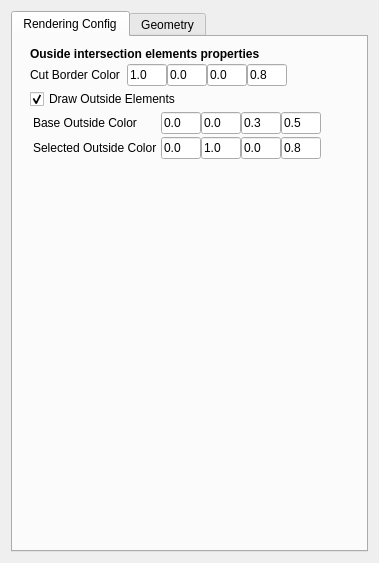
<?xml version="1.0" encoding="UTF-8"?>
<ui version="4.0">
 <class>ConvexGeometryIntersectionRendererConfig</class>
 <widget class="QWidget" name="ConvexGeometryIntersectionRendererConfig">
  <property name="geometry">
   <rect>
    <x>0</x>
    <y>0</y>
    <width>379</width>
    <height>563</height>
   </rect>
  </property>
  <property name="windowTitle">
   <string>Form</string>
  </property>
  <layout class="QVBoxLayout" name="verticalLayout">
   <item>
    <widget class="QTabWidget" name="tabWidget">
     <property name="sizePolicy">
      <sizepolicy hsizetype="Minimum" vsizetype="Minimum">
       <horstretch>0</horstretch>
       <verstretch>0</verstretch>
      </sizepolicy>
     </property>
     <property name="currentIndex">
      <number>0</number>
     </property>
     <widget class="QWidget" name="tab">
      <attribute name="title">
       <string>Rendering Config</string>
      </attribute>
      <layout class="QVBoxLayout" name="verticalLayout_5">
       <item>
        <widget class="QWidget" name="widget_8" native="true">
         <property name="sizePolicy">
          <sizepolicy hsizetype="Preferred" vsizetype="Maximum">
           <horstretch>0</horstretch>
           <verstretch>0</verstretch>
          </sizepolicy>
         </property>
         <layout class="QVBoxLayout" name="verticalLayout_7">
          <property name="spacing">
           <number>3</number>
          </property>
          <property name="leftMargin">
           <number>8</number>
          </property>
          <property name="topMargin">
           <number>1</number>
          </property>
          <property name="rightMargin">
           <number>0</number>
          </property>
          <property name="bottomMargin">
           <number>0</number>
          </property>
          <item>
           <widget class="QLabel" name="label_4">
            <property name="font">
             <font>
              <weight>75</weight>
              <bold>true</bold>
             </font>
            </property>
            <property name="text">
             <string>Ouside intersection elements properties</string>
            </property>
           </widget>
          </item>
          <item>
           <widget class="QWidget" name="widget_3" native="true">
            <property name="sizePolicy">
             <sizepolicy hsizetype="Maximum" vsizetype="Maximum">
              <horstretch>0</horstretch>
              <verstretch>0</verstretch>
             </sizepolicy>
            </property>
            <property name="autoFillBackground">
             <bool>false</bool>
            </property>
            <layout class="QHBoxLayout" name="horizontalLayout_2">
             <property name="spacing">
              <number>7</number>
             </property>
             <property name="margin">
              <number>0</number>
             </property>
             <item>
              <widget class="QLabel" name="label_7">
               <property name="sizePolicy">
                <sizepolicy hsizetype="Fixed" vsizetype="Preferred">
                 <horstretch>0</horstretch>
                 <verstretch>0</verstretch>
                </sizepolicy>
               </property>
               <property name="minimumSize">
                <size>
                 <width>0</width>
                 <height>0</height>
                </size>
               </property>
               <property name="maximumSize">
                <size>
                 <width>16777215</width>
                 <height>16777215</height>
                </size>
               </property>
               <property name="text">
                <string>Cut Border Color</string>
               </property>
              </widget>
             </item>
             <item>
              <widget class="QWidget" name="widget_11" native="true">
               <property name="sizePolicy">
                <sizepolicy hsizetype="Maximum" vsizetype="Maximum">
                 <horstretch>0</horstretch>
                 <verstretch>0</verstretch>
                </sizepolicy>
               </property>
               <layout class="QHBoxLayout" name="horizontalLayout_9">
                <property name="spacing">
                 <number>0</number>
                </property>
                <property name="margin">
                 <number>0</number>
                </property>
                <item>
                 <widget class="QLineEdit" name="lineEdit_cbc_r">
                  <property name="sizePolicy">
                   <sizepolicy hsizetype="Fixed" vsizetype="Fixed">
                    <horstretch>0</horstretch>
                    <verstretch>0</verstretch>
                   </sizepolicy>
                  </property>
                  <property name="maximumSize">
                   <size>
                    <width>40</width>
                    <height>16777215</height>
                   </size>
                  </property>
                  <property name="text">
                   <string>1.0</string>
                  </property>
                 </widget>
                </item>
                <item>
                 <widget class="QLineEdit" name="lineEdit_cbc_g">
                  <property name="sizePolicy">
                   <sizepolicy hsizetype="Fixed" vsizetype="Fixed">
                    <horstretch>0</horstretch>
                    <verstretch>0</verstretch>
                   </sizepolicy>
                  </property>
                  <property name="maximumSize">
                   <size>
                    <width>40</width>
                    <height>16777215</height>
                   </size>
                  </property>
                  <property name="text">
                   <string>0.0</string>
                  </property>
                 </widget>
                </item>
                <item>
                 <widget class="QLineEdit" name="lineEdit_cbc_b">
                  <property name="sizePolicy">
                   <sizepolicy hsizetype="Fixed" vsizetype="Fixed">
                    <horstretch>0</horstretch>
                    <verstretch>0</verstretch>
                   </sizepolicy>
                  </property>
                  <property name="maximumSize">
                   <size>
                    <width>40</width>
                    <height>16777215</height>
                   </size>
                  </property>
                  <property name="text">
                   <string>0.0</string>
                  </property>
                 </widget>
                </item>
                <item>
                 <widget class="QLineEdit" name="lineEdit_cbc_a">
                  <property name="sizePolicy">
                   <sizepolicy hsizetype="Fixed" vsizetype="Fixed">
                    <horstretch>0</horstretch>
                    <verstretch>0</verstretch>
                   </sizepolicy>
                  </property>
                  <property name="maximumSize">
                   <size>
                    <width>40</width>
                    <height>16777215</height>
                   </size>
                  </property>
                  <property name="text">
                   <string>0.8</string>
                  </property>
                 </widget>
                </item>
               </layout>
              </widget>
             </item>
            </layout>
           </widget>
          </item>
          <item>
           <widget class="QCheckBox" name="checkBox_drawOutsideElements">
            <property name="text">
             <string>Draw Outside Elements</string>
            </property>
            <property name="checked">
             <bool>true</bool>
            </property>
           </widget>
          </item>
          <item>
           <widget class="QWidget" name="widget_outside_ele_colo" native="true">
            <property name="enabled">
             <bool>true</bool>
            </property>
            <property name="sizePolicy">
             <sizepolicy hsizetype="Preferred" vsizetype="Maximum">
              <horstretch>0</horstretch>
              <verstretch>0</verstretch>
             </sizepolicy>
            </property>
            <layout class="QFormLayout" name="formLayout">
             <property name="horizontalSpacing">
              <number>4</number>
             </property>
             <property name="verticalSpacing">
              <number>3</number>
             </property>
             <property name="leftMargin">
              <number>3</number>
             </property>
             <property name="topMargin">
              <number>0</number>
             </property>
             <property name="rightMargin">
              <number>0</number>
             </property>
             <property name="bottomMargin">
              <number>0</number>
             </property>
             <item row="0" column="0">
              <widget class="QLabel" name="label_2">
               <property name="text">
                <string>Base Outside Color</string>
               </property>
              </widget>
             </item>
             <item row="0" column="1">
              <widget class="QWidget" name="widget_outside_color" native="true">
               <property name="enabled">
                <bool>true</bool>
               </property>
               <property name="sizePolicy">
                <sizepolicy hsizetype="Maximum" vsizetype="Maximum">
                 <horstretch>0</horstretch>
                 <verstretch>0</verstretch>
                </sizepolicy>
               </property>
               <layout class="QHBoxLayout" name="horizontalLayout_8">
                <property name="spacing">
                 <number>0</number>
                </property>
                <property name="margin">
                 <number>0</number>
                </property>
                <item>
                 <widget class="QLineEdit" name="lineEdit_outc_r">
                  <property name="sizePolicy">
                   <sizepolicy hsizetype="Fixed" vsizetype="Fixed">
                    <horstretch>0</horstretch>
                    <verstretch>0</verstretch>
                   </sizepolicy>
                  </property>
                  <property name="maximumSize">
                   <size>
                    <width>40</width>
                    <height>16777215</height>
                   </size>
                  </property>
                  <property name="text">
                   <string>0.0</string>
                  </property>
                 </widget>
                </item>
                <item>
                 <widget class="QLineEdit" name="lineEdit_outc_g">
                  <property name="sizePolicy">
                   <sizepolicy hsizetype="Fixed" vsizetype="Fixed">
                    <horstretch>0</horstretch>
                    <verstretch>0</verstretch>
                   </sizepolicy>
                  </property>
                  <property name="maximumSize">
                   <size>
                    <width>40</width>
                    <height>16777215</height>
                   </size>
                  </property>
                  <property name="text">
                   <string>0.0</string>
                  </property>
                 </widget>
                </item>
                <item>
                 <widget class="QLineEdit" name="lineEdit_outc_b">
                  <property name="sizePolicy">
                   <sizepolicy hsizetype="Fixed" vsizetype="Fixed">
                    <horstretch>0</horstretch>
                    <verstretch>0</verstretch>
                   </sizepolicy>
                  </property>
                  <property name="maximumSize">
                   <size>
                    <width>40</width>
                    <height>16777215</height>
                   </size>
                  </property>
                  <property name="text">
                   <string>0.3</string>
                  </property>
                 </widget>
                </item>
                <item>
                 <widget class="QLineEdit" name="lineEdit_outc_a">
                  <property name="sizePolicy">
                   <sizepolicy hsizetype="Fixed" vsizetype="Fixed">
                    <horstretch>0</horstretch>
                    <verstretch>0</verstretch>
                   </sizepolicy>
                  </property>
                  <property name="maximumSize">
                   <size>
                    <width>40</width>
                    <height>16777215</height>
                   </size>
                  </property>
                  <property name="text">
                   <string>0.5</string>
                  </property>
                 </widget>
                </item>
               </layout>
              </widget>
             </item>
             <item row="1" column="0">
              <widget class="QLabel" name="label_3">
               <property name="text">
                <string>Selected Outside Color</string>
               </property>
              </widget>
             </item>
             <item row="1" column="1">
              <widget class="QWidget" name="widget_12" native="true">
               <property name="sizePolicy">
                <sizepolicy hsizetype="Maximum" vsizetype="Maximum">
                 <horstretch>0</horstretch>
                 <verstretch>0</verstretch>
                </sizepolicy>
               </property>
               <layout class="QHBoxLayout" name="horizontalLayout_10">
                <property name="spacing">
                 <number>0</number>
                </property>
                <property name="margin">
                 <number>0</number>
                </property>
                <item>
                 <widget class="QLineEdit" name="lineEdit_outs_r">
                  <property name="sizePolicy">
                   <sizepolicy hsizetype="Fixed" vsizetype="Fixed">
                    <horstretch>0</horstretch>
                    <verstretch>0</verstretch>
                   </sizepolicy>
                  </property>
                  <property name="maximumSize">
                   <size>
                    <width>40</width>
                    <height>16777215</height>
                   </size>
                  </property>
                  <property name="text">
                   <string>0.0</string>
                  </property>
                 </widget>
                </item>
                <item>
                 <widget class="QLineEdit" name="lineEdit_outs_g">
                  <property name="sizePolicy">
                   <sizepolicy hsizetype="Fixed" vsizetype="Fixed">
                    <horstretch>0</horstretch>
                    <verstretch>0</verstretch>
                   </sizepolicy>
                  </property>
                  <property name="maximumSize">
                   <size>
                    <width>40</width>
                    <height>16777215</height>
                   </size>
                  </property>
                  <property name="text">
                   <string>1.0</string>
                  </property>
                 </widget>
                </item>
                <item>
                 <widget class="QLineEdit" name="lineEdit_outs_b">
                  <property name="sizePolicy">
                   <sizepolicy hsizetype="Fixed" vsizetype="Fixed">
                    <horstretch>0</horstretch>
                    <verstretch>0</verstretch>
                   </sizepolicy>
                  </property>
                  <property name="maximumSize">
                   <size>
                    <width>40</width>
                    <height>16777215</height>
                   </size>
                  </property>
                  <property name="text">
                   <string>0.0</string>
                  </property>
                 </widget>
                </item>
                <item>
                 <widget class="QLineEdit" name="lineEdit_outs_a">
                  <property name="sizePolicy">
                   <sizepolicy hsizetype="Fixed" vsizetype="Fixed">
                    <horstretch>0</horstretch>
                    <verstretch>0</verstretch>
                   </sizepolicy>
                  </property>
                  <property name="maximumSize">
                   <size>
                    <width>40</width>
                    <height>16777215</height>
                   </size>
                  </property>
                  <property name="text">
                   <string>0.8</string>
                  </property>
                 </widget>
                </item>
               </layout>
              </widget>
             </item>
            </layout>
           </widget>
          </item>
         </layout>
        </widget>
       </item>
       <item>
        <widget class="QWidget" name="widget_mm_wid" native="true">
         <layout class="QVBoxLayout" name="verticalLayout_2">
          <property name="spacing">
           <number>0</number>
          </property>
          <property name="margin">
           <number>0</number>
          </property>
         </layout>
        </widget>
       </item>
       <item>
        <widget class="QWidget" name="widget_9" native="true">
         <layout class="QVBoxLayout" name="verticalLayout_8"/>
        </widget>
       </item>
      </layout>
     </widget>
     <widget class="QWidget" name="tab_2">
      <attribute name="title">
       <string>Geometry</string>
      </attribute>
      <layout class="QVBoxLayout" name="verticalLayout_4">
       <item>
        <widget class="QWidget" name="widget_5" native="true">
         <layout class="QGridLayout" name="gridLayout">
          <property name="leftMargin">
           <number>9</number>
          </property>
          <property name="topMargin">
           <number>4</number>
          </property>
          <property name="rightMargin">
           <number>0</number>
          </property>
          <property name="bottomMargin">
           <number>4</number>
          </property>
          <property name="horizontalSpacing">
           <number>3</number>
          </property>
          <property name="verticalSpacing">
           <number>2</number>
          </property>
          <item row="3" column="0">
           <widget class="QCheckBox" name="checkBox_invert">
            <property name="text">
             <string>Invert</string>
            </property>
           </widget>
          </item>
          <item row="4" column="0">
           <widget class="QCheckBox" name="checkBox_move_with_model">
            <property name="text">
             <string>Follow Model</string>
            </property>
            <property name="checked">
             <bool>true</bool>
            </property>
           </widget>
          </item>
          <item row="1" column="0">
           <widget class="QLabel" name="label_6">
            <property name="sizePolicy">
             <sizepolicy hsizetype="Fixed" vsizetype="Preferred">
              <horstretch>0</horstretch>
              <verstretch>0</verstretch>
             </sizepolicy>
            </property>
            <property name="minimumSize">
             <size>
              <width>0</width>
              <height>0</height>
             </size>
            </property>
            <property name="maximumSize">
             <size>
              <width>16777215</width>
              <height>16777215</height>
             </size>
            </property>
            <property name="text">
             <string>Convex Geometry Color</string>
            </property>
           </widget>
          </item>
          <item row="1" column="1">
           <widget class="QFrame" name="frame_2">
            <property name="sizePolicy">
             <sizepolicy hsizetype="Fixed" vsizetype="Fixed">
              <horstretch>0</horstretch>
              <verstretch>0</verstretch>
             </sizepolicy>
            </property>
            <property name="frameShape">
             <enum>QFrame::NoFrame</enum>
            </property>
            <property name="frameShadow">
             <enum>QFrame::Raised</enum>
            </property>
            <layout class="QHBoxLayout" name="horizontalLayout_5">
             <property name="spacing">
              <number>0</number>
             </property>
             <property name="margin">
              <number>0</number>
             </property>
             <item>
              <widget class="QLineEdit" name="lineEdit_cg_r">
               <property name="sizePolicy">
                <sizepolicy hsizetype="Fixed" vsizetype="Fixed">
                 <horstretch>0</horstretch>
                 <verstretch>0</verstretch>
                </sizepolicy>
               </property>
               <property name="maximumSize">
                <size>
                 <width>40</width>
                 <height>16777215</height>
                </size>
               </property>
               <property name="text">
                <string>0.0</string>
               </property>
              </widget>
             </item>
             <item>
              <widget class="QLineEdit" name="lineEdit_cg_g">
               <property name="sizePolicy">
                <sizepolicy hsizetype="Fixed" vsizetype="Fixed">
                 <horstretch>0</horstretch>
                 <verstretch>0</verstretch>
                </sizepolicy>
               </property>
               <property name="maximumSize">
                <size>
                 <width>40</width>
                 <height>16777215</height>
                </size>
               </property>
               <property name="text">
                <string>1.0</string>
               </property>
              </widget>
             </item>
             <item>
              <widget class="QLineEdit" name="lineEdit_cg_b">
               <property name="sizePolicy">
                <sizepolicy hsizetype="Fixed" vsizetype="Fixed">
                 <horstretch>0</horstretch>
                 <verstretch>0</verstretch>
                </sizepolicy>
               </property>
               <property name="maximumSize">
                <size>
                 <width>40</width>
                 <height>16777215</height>
                </size>
               </property>
               <property name="text">
                <string>0.0</string>
               </property>
              </widget>
             </item>
             <item>
              <widget class="QLineEdit" name="lineEdit_cg_a">
               <property name="sizePolicy">
                <sizepolicy hsizetype="Fixed" vsizetype="Fixed">
                 <horstretch>0</horstretch>
                 <verstretch>0</verstretch>
                </sizepolicy>
               </property>
               <property name="maximumSize">
                <size>
                 <width>40</width>
                 <height>16777215</height>
                </size>
               </property>
               <property name="text">
                <string>0.1</string>
               </property>
              </widget>
             </item>
            </layout>
           </widget>
          </item>
          <item row="4" column="1">
           <widget class="QWidget" name="widget_stay_reset" native="true">
            <property name="enabled">
             <bool>false</bool>
            </property>
            <layout class="QHBoxLayout" name="horizontalLayout_4">
             <property name="spacing">
              <number>6</number>
             </property>
             <property name="margin">
              <number>0</number>
             </property>
             <item>
              <widget class="QRadioButton" name="radioButton_stay">
               <property name="text">
                <string>Stay</string>
               </property>
               <property name="checkable">
                <bool>true</bool>
               </property>
               <property name="checked">
                <bool>true</bool>
               </property>
              </widget>
             </item>
             <item>
              <widget class="QRadioButton" name="radioButton__reset">
               <property name="text">
                <string>Reset</string>
               </property>
              </widget>
             </item>
            </layout>
           </widget>
          </item>
          <item row="0" column="0">
           <widget class="QLabel" name="label_5">
            <property name="font">
             <font>
              <weight>75</weight>
              <bold>true</bold>
             </font>
            </property>
            <property name="text">
             <string>Intersection Properties</string>
            </property>
           </widget>
          </item>
          <item row="2" column="1">
           <widget class="QWidget" name="widget_6" native="true">
            <layout class="QVBoxLayout" name="verticalLayout_6">
             <property name="spacing">
              <number>0</number>
             </property>
             <property name="margin">
              <number>0</number>
             </property>
             <item>
              <widget class="QWidget" name="widget_4" native="true">
               <property name="sizePolicy">
                <sizepolicy hsizetype="Maximum" vsizetype="Preferred">
                 <horstretch>0</horstretch>
                 <verstretch>0</verstretch>
                </sizepolicy>
               </property>
               <layout class="QHBoxLayout" name="horizontalLayout_3">
                <property name="spacing">
                 <number>0</number>
                </property>
                <property name="margin">
                 <number>0</number>
                </property>
                <item>
                 <widget class="QLabel" name="label">
                  <property name="text">
                   <string>Length: </string>
                  </property>
                 </widget>
                </item>
                <item>
                 <widget class="QLineEdit" name="lineEdit_normal_length">
                  <property name="maximumSize">
                   <size>
                    <width>40</width>
                    <height>16777215</height>
                   </size>
                  </property>
                  <property name="text">
                   <string>1.0</string>
                  </property>
                 </widget>
                </item>
               </layout>
              </widget>
             </item>
             <item>
              <widget class="QFrame" name="frame_3">
               <property name="sizePolicy">
                <sizepolicy hsizetype="Fixed" vsizetype="Fixed">
                 <horstretch>0</horstretch>
                 <verstretch>0</verstretch>
                </sizepolicy>
               </property>
               <property name="frameShape">
                <enum>QFrame::NoFrame</enum>
               </property>
               <property name="frameShadow">
                <enum>QFrame::Raised</enum>
               </property>
               <layout class="QHBoxLayout" name="horizontalLayout_6">
                <property name="spacing">
                 <number>0</number>
                </property>
                <property name="margin">
                 <number>0</number>
                </property>
                <item>
                 <widget class="QLineEdit" name="lineEdit_cgn_r">
                  <property name="sizePolicy">
                   <sizepolicy hsizetype="Fixed" vsizetype="Fixed">
                    <horstretch>0</horstretch>
                    <verstretch>0</verstretch>
                   </sizepolicy>
                  </property>
                  <property name="maximumSize">
                   <size>
                    <width>40</width>
                    <height>16777215</height>
                   </size>
                  </property>
                  <property name="text">
                   <string>1.0</string>
                  </property>
                 </widget>
                </item>
                <item>
                 <widget class="QLineEdit" name="lineEdit_cgn_g">
                  <property name="sizePolicy">
                   <sizepolicy hsizetype="Fixed" vsizetype="Fixed">
                    <horstretch>0</horstretch>
                    <verstretch>0</verstretch>
                   </sizepolicy>
                  </property>
                  <property name="maximumSize">
                   <size>
                    <width>40</width>
                    <height>16777215</height>
                   </size>
                  </property>
                  <property name="text">
                   <string>1.0</string>
                  </property>
                 </widget>
                </item>
                <item>
                 <widget class="QLineEdit" name="lineEdit_cgn_b">
                  <property name="sizePolicy">
                   <sizepolicy hsizetype="Fixed" vsizetype="Fixed">
                    <horstretch>0</horstretch>
                    <verstretch>0</verstretch>
                   </sizepolicy>
                  </property>
                  <property name="maximumSize">
                   <size>
                    <width>40</width>
                    <height>16777215</height>
                   </size>
                  </property>
                  <property name="text">
                   <string>0.0</string>
                  </property>
                 </widget>
                </item>
                <item>
                 <widget class="QLineEdit" name="lineEdit_cgn_a">
                  <property name="sizePolicy">
                   <sizepolicy hsizetype="Fixed" vsizetype="Fixed">
                    <horstretch>0</horstretch>
                    <verstretch>0</verstretch>
                   </sizepolicy>
                  </property>
                  <property name="maximumSize">
                   <size>
                    <width>40</width>
                    <height>16777215</height>
                   </size>
                  </property>
                  <property name="text">
                   <string>1.0</string>
                  </property>
                 </widget>
                </item>
               </layout>
              </widget>
             </item>
            </layout>
           </widget>
          </item>
          <item row="2" column="0">
           <widget class="QCheckBox" name="checkBox_draw_normals">
            <property name="text">
             <string>Draw Normals</string>
            </property>
            <property name="checked">
             <bool>true</bool>
            </property>
           </widget>
          </item>
         </layout>
        </widget>
       </item>
       <item>
        <widget class="QWidget" name="widget_2" native="true">
         <property name="sizePolicy">
          <sizepolicy hsizetype="Preferred" vsizetype="Maximum">
           <horstretch>0</horstretch>
           <verstretch>0</verstretch>
          </sizepolicy>
         </property>
         <layout class="QVBoxLayout" name="verticalLayout_3">
          <item>
           <widget class="QLabel" name="label_8">
            <property name="font">
             <font>
              <weight>75</weight>
              <bold>true</bold>
             </font>
            </property>
            <property name="text">
             <string>Convex Geometry</string>
            </property>
           </widget>
          </item>
          <item>
           <widget class="QWidget" name="widget_7_formats" native="true">
            <layout class="QHBoxLayout" name="horizontalLayout_7">
             <item>
              <widget class="QLabel" name="label_9">
               <property name="toolTip">
                <string/>
               </property>
               <property name="whatsThis">
                <string/>
               </property>
               <property name="text">
                <string>Available Formats:</string>
               </property>
              </widget>
             </item>
            </layout>
           </widget>
          </item>
          <item>
           <widget class="QPlainTextEdit" name="plainTextEdit">
            <property name="plainText">
             <string>POLYGONS
4
0  0 0 
255  0 0 
0  255 0 
0  0 255
4
3 2 1 0
3 1 2 3
3 3 2 0
3 3 0 1</string>
            </property>
           </widget>
          </item>
          <item>
           <widget class="QWidget" name="widget" native="true">
            <layout class="QHBoxLayout" name="horizontalLayout">
             <item>
              <widget class="QPushButton" name="pushButton_file">
               <property name="text">
                <string>Open</string>
               </property>
              </widget>
             </item>
             <item>
              <widget class="QPushButton" name="pushButton_save">
               <property name="text">
                <string>Save</string>
               </property>
              </widget>
             </item>
            </layout>
           </widget>
          </item>
         </layout>
        </widget>
       </item>
      </layout>
     </widget>
    </widget>
   </item>
  </layout>
 </widget>
 <resources/>
 <connections>
  <connection>
   <sender>checkBox_draw_normals</sender>
   <signal>toggled(bool)</signal>
   <receiver>lineEdit_normal_length</receiver>
   <slot>setEnabled(bool)</slot>
   <hints>
    <hint type="sourcelabel">
     <x>63</x>
     <y>51</y>
    </hint>
    <hint type="destinationlabel">
     <x>178</x>
     <y>51</y>
    </hint>
   </hints>
  </connection>
  <connection>
   <sender>checkBox_move_with_model</sender>
   <signal>toggled(bool)</signal>
   <receiver>widget_stay_reset</receiver>
   <slot>setDisabled(bool)</slot>
   <hints>
    <hint type="sourcelabel">
     <x>86</x>
     <y>186</y>
    </hint>
    <hint type="destinationlabel">
     <x>227</x>
     <y>186</y>
    </hint>
   </hints>
  </connection>
  <connection>
   <sender>checkBox_drawOutsideElements</sender>
   <signal>toggled(bool)</signal>
   <receiver>widget_outside_ele_colo</receiver>
   <slot>setEnabled(bool)</slot>
   <hints>
    <hint type="sourcelabel">
     <x>77</x>
     <y>130</y>
    </hint>
    <hint type="destinationlabel">
     <x>170</x>
     <y>121</y>
    </hint>
   </hints>
  </connection>
  <connection>
   <sender>label_9</sender>
   <signal>linkActivated(QString)</signal>
   <receiver>widget_7_formats</receiver>
   <slot>hide()</slot>
   <hints>
    <hint type="sourcelabel">
     <x>59</x>
     <y>221</y>
    </hint>
    <hint type="destinationlabel">
     <x>172</x>
     <y>221</y>
    </hint>
   </hints>
  </connection>
 </connections>
</ui>
